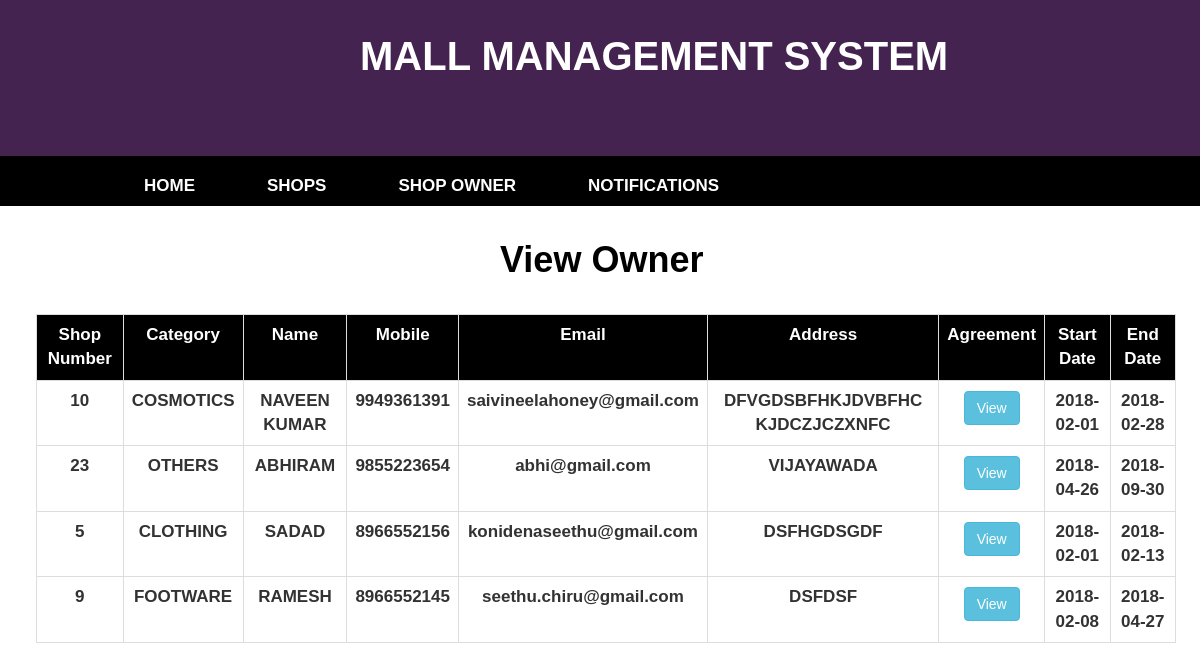
The app's page /ViewOwner.php with its own data.
### tables this page shows
CREATE TABLE `owner` (
  `sno` int(11) NOT NULL,
  `shopnumber` varchar(30) NOT NULL,
  `category` varchar(30) NOT NULL,
  `name` varchar(30) NOT NULL,
  `mobile` varchar(20) NOT NULL,
  `email` varchar(30) NOT NULL,
  `address` varchar(200) NOT NULL,
  `password` varchar(20) NOT NULL,
  `path` varchar(150) NOT NULL,
  `startdate` date NOT NULL,
  `enddate` date NOT NULL,
  `floor` int(11) NOT NULL,
  `status` varchar(30) NOT NULL
);

### ViewOwner.php (the view, shortened to what this page needs)
<?php include './AdminHeader.php'; ?>
<?php include './DBProperties.php'; ?>
<head>
</head>
<body>
    <div class="form-group row col-md-offset-5" style="margin-top: 3%;">
        <div class="tab-pane fade in active">
            <h1 style="color: #000;font-weight: bold;">View Owner</h1>
        </div>
    </div>
    <?php
    if ($con) {
        try {
            $qry = "SELECT * FROM `owner` ORDER BY `owner`.`shopnumber` ASC";
            $result = mysqli_query($con, $qry);
            $count = mysqli_num_rows($result);
            if ($count > 0) {
                ?>
                <table class="table table-bordered table-hover" style="margin-top: 3%;width: 95%;margin-left: 3%;">
                    <tr>
                        <th style="background-color: #000;">Shop Number</th>
                        <th style="background-color: #000;">Category</th>
                        <th style="background-color: #000;">Name</th>
                        <th style="background-color: #000;">Mobile</th>
                        <th style="background-color: #000;">Email</th>
                        <th style="background-color: #000;">Address</th>
                        <th style="background-color: #000;">Agreement</th>
                        <th style="background-color: #000;">Start Date</th>
                        <th style="background-color: #000;">End Date</th>
                    </tr>
                    <?php
                    while ($row = mysqli_fetch_array($result)) {
                        ?>
                        <tr>
                            <td class="case"><?php echo $row['shopnumber']; ?></td>
                            <td class="case"><?php echo $row['category']; ?></td>
                            <td class="case"><?php echo $row['name']; ?></td>
                            <td class="case"><?php echo $row['mobile']; ?></td>
                            <td><?php echo $row['email']; ?></td>
                            <td class="case"><?php echo $row['address']; ?></td>
                            <td style="padding-top: 10px"><a href="<?php echo $row['path']; ?>" style="color: #999999" target="_blank"><input type="button" value="View" class="btn btn-info"></a></td>
                            <td class="case"><?php echo $row['startdate']; ?></td>
                            <td class="case"><?php echo $row['enddate']; ?></td>
                        </tr>
                        <?php
                    }
                } else {
                    ?>
                    <h2 style="text-align: center; margin-top: 10%;">No Details Found</h2>
                    <?php
                }
                ?>
            </table>
            <?php
        } catch (Exception $exc) {
            echo $exc->getTraceAsString();
        }
    }
    ?>
</body>

### css/base.css (style rules this page uses)
html, body, div, span, applet, object, iframe, h1, h2, h3, h4, h5, h6, p, blockquote, pre, a, abbr, acronym, address, big, cite, code, del, dfn, em, font, img, ins, kbd, q, s, samp, small, strike, strong, sub, sup, tt, var, b, u, i, center, dl, dt, dd, ol, ul, li, fieldset, form, label, legend, table, caption, tbody, tfoot, thead, tr, th, td { background: transparent; border: 0; margin: 0; padding: 0; vertical-align: baseline; }
body { line-height: 1; }
h1, h2, h3, h4, h5, h6 { clear: both; font-weight: normal; }
table { border-collapse: collapse; border-spacing: 0; }
*, *:before, *:after { -webkit-box-sizing: border-box; -moz-box-sizing: border-box; box-sizing: border-box; }
body { background-color:rgb(50,50,50); color:rgb(50,50,50); font-family: 'Ubuntu', sans-serif; font-weight:300; font-size:16px; line-height:1.5; }
h1,h2,h3,h4,h5,h6 { line-height:1; font-weight: 300; }
a { text-decoration:none; color:rgb(100,150,200); }

### AdminHeader.php (style rules this page uses)
body { font-weight: bold; font-family: sans-serif; }

### ViewOwner.php (style rules this page uses)
th { color: #FFF; text-align: center; }
td { text-align: center; }
.case { text-transform:uppercase; }

### records on screen
owner: shopnumber "10", category "COSMOTICS", name "NAVEEN KUMAR", mobile "9949361391", email "saivineelahoney@gmail.com", address "DFVGDSBFHKJDVBFHC KJDCZJCZXNFC", startdate "2018-02-01", enddate "2018-02-28"
owner: shopnumber "23", category "OTHERS", name "ABHIRAM", mobile "9855223654", email "abhi@gmail.com", address "VIJAYAWADA", startdate "2018-04-26", enddate "2018-09-30"
owner: shopnumber "5", category "CLOTHING", name "SADAD", mobile "8966552156", email "konidenaseethu@gmail.com", address "DSFHGDSGDF", startdate "2018-02-01", enddate "2018-02-13"
owner: shopnumber "9", category "FOOTWARE", name "RAMESH", mobile "8966552145", email "seethu.chiru@gmail.com", address "DSFDSF", startdate "2018-02-08", enddate "2018-04-27"
